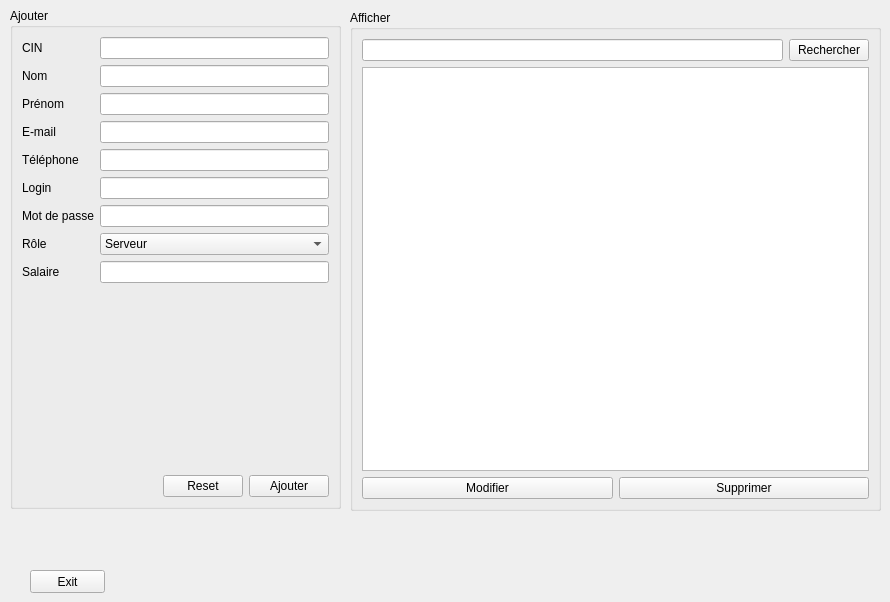
           <widget class="QWidget" name="tab_7">
            <attribute name="title">
             <string>Staff</string>
            </attribute>
            <widget class="QGroupBox" name="groupBox_5">
             <property name="geometry">
              <rect>
               <x>10</x>
               <y>8</y>
               <width>331</width>
               <height>501</height>
              </rect>
             </property>
             <property name="title">
              <string>Ajouter</string>
             </property>
             <layout class="QVBoxLayout" name="verticalLayout_10">
              <item>
               <layout class="QVBoxLayout" name="verticalLayout_11">
                <item>
                 <layout class="QFormLayout" name="formLayout_3">
                  <item row="0" column="0">
                   <widget class="QLabel" name="iDLabel_3">
                    <property name="text">
                     <string>CIN</string>
                    </property>
                   </widget>
                  </item>
                  <item row="0" column="1">
                   <widget class="QLineEdit" name="cin_staff_2"/>
                  </item>
                  <item row="1" column="0">
                   <widget class="QLabel" name="nomLabel_2">
                    <property name="text">
                     <string>Nom</string>
                    </property>
                   </widget>
                  </item>
                  <item row="1" column="1">
                   <widget class="QLineEdit" name="nom_staff_2"/>
                  </item>
                  <item row="2" column="0">
                   <widget class="QLabel" name="prNomLabel_3">
                    <property name="text">
                     <string>Prénom</string>
                    </property>
                   </widget>
                  </item>
                  <item row="2" column="1">
                   <widget class="QLineEdit" name="prenom_staff_2"/>
                  </item>
                  <item row="3" column="0">
                   <widget class="QLabel" name="eMailLabel_2">
                    <property name="text">
                     <string>E-mail</string>
                    </property>
                   </widget>
                  </item>
                  <item row="3" column="1">
                   <widget class="QLineEdit" name="email_staff_2"/>
                  </item>
                  <item row="4" column="0">
                   <widget class="QLabel" name="tLPhoneLabel_2">
                    <property name="text">
                     <string>Téléphone</string>
                    </property>
                   </widget>
                  </item>
                  <item row="4" column="1">
                   <widget class="QLineEdit" name="tel_staff_2"/>
                  </item>
                  <item row="5" column="0">
                   <widget class="QLabel" name="loginLabel_2">
                    <property name="text">
                     <string>Login</string>
                    </property>
                   </widget>
                  </item>
                  <item row="5" column="1">
                   <widget class="QLineEdit" name="login_staff_2"/>
                  </item>
                  <item row="6" column="0">
                   <widget class="QLabel" name="motDePasseLabel_2">
                    <property name="text">
                     <string>Mot de passe</string>
                    </property>
                   </widget>
                  </item>
                  <item row="6" column="1">
                   <widget class="QLineEdit" name="pass_staff_2">
                    <property name="echoMode">
                     <enum>QLineEdit::Password</enum>
                    </property>
                   </widget>
                  </item>
                  <item row="7" column="0">
                   <widget class="QLabel" name="rLeLabel_3">
                    <property name="text">
                     <string>Rôle</string>
                    </property>
                   </widget>
                  </item>
                  <item row="7" column="1">
                   <widget class="QComboBox" name="role_staff_2">
                    <item>
                     <property name="text">
                      <string>Serveur</string>
                     </property>
                    </item>
                    <item>
                     <property name="text">
                      <string>livreur</string>
                     </property>
                    </item>
                    <item>
                     <property name="text">
                      <string>Chef cuisinier</string>
                     </property>
                    </item>
                   </widget>
                  </item>
                  <item row="8" column="0">
                   <widget class="QLabel" name="salaireLabel_2">
                    <property name="text">
                     <string>Salaire</string>
                    </property>
                   </widget>
                  </item>
                  <item row="8" column="1">
                   <widget class="QLineEdit" name="salaire_staff_2"/>
                  </item>
                 </layout>
                </item>
                <item>
                 <spacer name="verticalSpacer_2">
                  <property name="orientation">
                   <enum>Qt::Vertical</enum>
                  </property>
                  <property name="sizeHint" stdset="0">
                   <size>
                    <width>20</width>
                    <height>40</height>
                   </size>
                  </property>
                 </spacer>
                </item>
                <item>
                 <layout class="QHBoxLayout" name="horizontalLayout_15">
                  <item>
                   <spacer name="horizontalSpacer_3">
                    <property name="orientation">
                     <enum>Qt::Horizontal</enum>
                    </property>
                    <property name="sizeHint" stdset="0">
                     <size>
                      <width>40</width>
                      <height>20</height>
                     </size>
                    </property>
                   </spacer>
                  </item>
                  <item>
                   <widget class="QPushButton" name="reset_staff_2">
                    <property name="text">
                     <string>Reset</string>
                    </property>
                   </widget>
                  </item>
                  <item>
                   <widget class="QPushButton" name="ajouter_staff_2">
                    <property name="text">
                     <string>Ajouter</string>
                    </property>
                   </widget>
                  </item>
                 </layout>
                </item>
               </layout>
              </item>
             </layout>
            </widget>
            <widget class="QGroupBox" name="groupBox_6">
             <property name="geometry">
              <rect>
               <x>350</x>
               <y>10</y>
               <width>531</width>
               <height>501</height>
              </rect>
             </property>
             <property name="title">
              <string>Afficher</string>
             </property>
             <layout class="QVBoxLayout" name="verticalLayout_12">
              <item>
               <layout class="QVBoxLayout" name="verticalLayout_13">
                <item>
                 <layout class="QHBoxLayout" name="horizontalLayout_16">
                  <item>
                   <widget class="QLineEdit" name="recherche_staff_2"/>
                  </item>
                  <item>
                   <widget class="QPushButton" name="rechercher_staff_2">
                    <property name="text">
                     <string>Rechercher</string>
                    </property>
                   </widget>
                  </item>
                 </layout>
                </item>
                <item>
                 <layout class="QHBoxLayout" name="horizontalLayout_17">
                  <item>
                   <widget class="QTableView" name="tableView_staff_2"/>
                  </item>
                 </layout>
                </item>
                <item>
                 <layout class="QHBoxLayout" name="horizontalLayout_18">
                  <item>
                   <widget class="QPushButton" name="modifier_staff_2">
                    <property name="text">
                     <string>Modifier</string>
                    </property>
                    <property name="checkable">
                     <bool>true</bool>
                    </property>
                   </widget>
                  </item>
                  <item>
                   <widget class="QPushButton" name="supprimer_staff_2">
                    <property name="text">
                     <string>Supprimer</string>
                    </property>
                   </widget>
                  </item>
                 </layout>
                </item>
               </layout>
              </item>
             </layout>
            </widget>
            <widget class="QPushButton" name="pushButton_21">
             <property name="geometry">
              <rect>
               <x>30</x>
               <y>570</y>
               <width>75</width>
               <height>23</height>
              </rect>
             </property>
             <property name="text">
              <string>Exit</string>
             </property>
            </widget>
           </widget>
